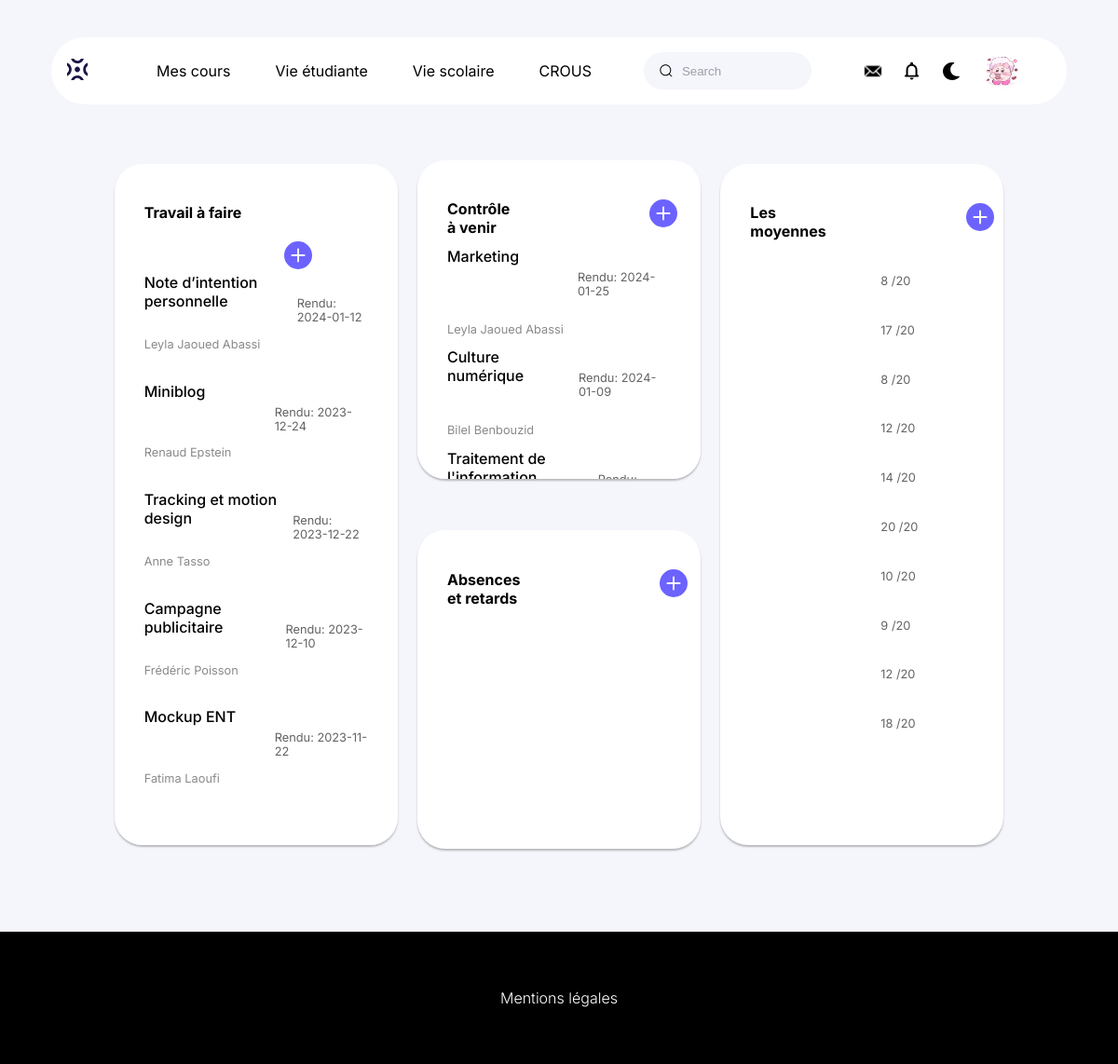
The app's page /vie_scolaire.php (signed in) with its own data.
### tables this page shows
CREATE TABLE IF NOT EXISTS `utilisateurs` (
  `login` varchar(100) NOT NULL,
  `nom` varchar(200) NOT NULL,
  `prenom` varchar(200) NOT NULL,
  `id_utilisateurs` int NOT NULL AUTO_INCREMENT,
  `mot_de_passe` varchar(255) NOT NULL,
  `photoprofil` text NOT NULL,
  `role` varchar(800) NOT NULL,
  `email` varchar(200) NOT NULL,
  `promotion` varchar(100) DEFAULT NULL,
  `bio` varchar(500) DEFAULT NULL,
  PRIMARY KEY (`id_utilisateurs`),
  UNIQUE KEY `nom` (`nom`),
  UNIQUE KEY `prenom` (`prenom`),
  UNIQUE KEY `email` (`email`),
  UNIQUE KEY `login` (`login`)
);

CREATE TABLE IF NOT EXISTS `travail_a_faire` (
  `id_travail` int NOT NULL AUTO_INCREMENT,
  `travail` varchar(225) NOT NULL,
  `date` date NOT NULL,
  `enseignant` varchar(255) NOT NULL,
  `tache_prof` int NOT NULL,
  PRIMARY KEY (`id_travail`)
);

CREATE TABLE IF NOT EXISTS `controle` (
  `controle` varchar(255) NOT NULL,
  `id_controle` int NOT NULL AUTO_INCREMENT,
  `date` date NOT NULL,
  `enseignant` varchar(255) NOT NULL,
  `ext_enseignant` int NOT NULL,
  PRIMARY KEY (`id_controle`)
);

CREATE TABLE IF NOT EXISTS `notes` (
  `notes` varchar(255) NOT NULL,
  `id_note` int NOT NULL AUTO_INCREMENT,
  `matiere` varchar(255) NOT NULL,
  `module` varchar(800) NOT NULL,
  `professeur` varchar(255) NOT NULL,
  `ext_prof` int NOT NULL,
  PRIMARY KEY (`id_note`)
);

### vie_scolaire.php (the view, shortened to what this page needs)
<!DOCTYPE html>
<html lang="fr">
<head>
    <link rel='stylesheet' href='css/style_vie_scolaire.css'>
    <link rel='stylesheet' href='css/style_navigation.css'>
</head>
</head>
<body>
    <header>
        <div class='menu'>
            <a href='accueil.php'><img src='./img/logo.svg' alt="page d'accueil" aria-current="currentpage"></a>
            <nav class='navigation'>
                <ul class='choix'>
                    <li><a href=''>Mes cours</a></li>
                    <li><a href='vie_etudiante.php'>Vie étudiante</a></li>
                    <li><a href='vie_scolaire.php'>Vie scolaire</a></li>
                    <li><a href='page_crous.php'>Crous</a></li>
                </ul>
                <div class='group'>
                    <input class='input' type='search' placeholder='Search' />
                </div>
                <div class='icon-photo'>
                    <img class='logo' src='./img/1-lettre.svg' alt="page d' accueil">
                    <img class='logo' src='./img/1-notif.svg' alt="page d' accueil">
                    <img class='logo' src='./img/1-moon.svg' alt="page d' accueil">
                    <div class='photo-2'>
                        <?php
                        include('connexion.php');
                        if (isset($_SESSION["login"])) {
                            $stmt = $db->prepare('SELECT * FROM utilisateurs WHERE login=:login');
                            $stmt->bindValue(':login', $_SESSION["login"], PDO::PARAM_STR);
                            $stmt->execute();
                            $result = $stmt->fetch(PDO::FETCH_ASSOC);
                            if ($result) {
                                echo "<a href='parametres.php'> <img src='upload/{$result['photoprofil']}' alt='' class='photo-2'></a>";
                            } else {
                                header('Location:index.php?erreur=access_denied');
                            }
                        }
                        ?>
                    </div>
                </div>
            </nav>
        </div>
    </header>
    <?php
    include("connexion.php");
    $requete = "SELECT * FROM travail_a_faire ORDER BY date DESC";
    $stmt = $db->query($requete);
    $results = $stmt->fetchAll(PDO::FETCH_ASSOC);
    ?>
    <div class='container'>
        <div class='bloc-1'>
            <h1>Travail à faire</h1>
            <div class="bouton">
            <a href=""><svg xmlns="http://www.w3.org/2000/svg" width="30" height="30" fill="#6C63FF"
                        class="bi bi-plus-circle-fill" viewBox="0 0 16 16">
                        <path
                            d="M16 8A8 8 0 1 1 0 8a8 8 0 0 1 16 0M8.5 4.5a.5.5 0 0 0-1 0v3h-3a.5.5 0 0 0 0 1h3v3a.5.5 0 0 0 1 0v-3h3a.5.5 0 0 0 0-1h-3z" />
                    </svg></a>
            </div>
            <?php foreach ($results as $result) { ?>
                <div class='matiere-date'>
                    <h2>
                        <?php echo $result['travail']; ?>
                    </h2>
                    <p class='small-date'>
                        <?php echo "Rendu: {$result['date']}"; ?>
                    </p>
                </div>
                <h3>
                    <?php echo $result['enseignant']; ?>
                </h3>
                <br>
            <?php } ?>
        </div>
        <?php
        $requete = "SELECT * FROM controle ORDER BY date DESC ";
        $stmt = $db->query($requete);
        $results = $stmt->fetchAll(PDO::FETCH_ASSOC);
        ?>
        <div class='bloc-2'>
            <div class="bouton">
                <h1>Contrôle à venir</h1>
                <a href=""><svg xmlns="http://www.w3.org/2000/svg" width="30" height="30" fill="#6C63FF"
                        class="bi bi-plus-circle-fill" viewBox="0 0 16 16">
                        <path
                            d="M16 8A8 8 0 1 1 0 8a8 8 0 0 1 16 0M8.5 4.5a.5.5 0 0 0-1 0v3h-3a.5.5 0 0 0 0 1h3v3a.5.5 0 0 0 1 0v-3h3a.5.5 0 0 0 0-1h-3z" />
                    </svg></a>
            </div>
            <?php foreach ($results as $result) { ?>
                <div class='matiere-date'>
                    <h2>
                        <?php echo $result['controle']; ?>
                    </h2>
                    <p class='small-date'>
                        <?php echo "Rendu: {$result['date']}"; ?>
                    </p>
                </div>
                <h3>
                    <?php echo $result['enseignant']; ?>
                </h3>
            <?php } ?>
        </div>
        <div class='bloc-3'>
            <div class="bouton">
                <h1>Absences et retards</h1>
                <a href=""><svg xmlns="http://www.w3.org/2000/svg" width="30" height="30" fill="#6C63FF"
                        class="bi bi-plus-circle-fill" viewBox="0 0 16 16">
                        <path
                            d="M16 8A8 8 0 1 1 0 8a8 8 0 0 1 16 0M8.5 4.5a.5.5 0 0 0-1 0v3h-3a.5.5 0 0 0 0 1h3v3a.5.5 0 0 0 1 0v-3h3a.5.5 0 0 0 0-1h-3z" />
                    </svg></a>
            </div>
        </div>
        <?php
        $requete = "SELECT * FROM notes ORDER BY id_note DESC";
        $stmt = $db->query($requete);
        $results = $stmt->fetchAll(PDO::FETCH_ASSOC);
        ?>
        <div class='bloc-4'>
            <div class="bouton">
                <h1>Les moyennes</h1>
                <a href="ajout_moyenne.php"><svg xmlns="http://www.w3.org/2000/svg" width="  30" height="30"
                        fill="#6C63FF" class="bi bi-plus-circle-fill" viewBox="0 0 16 16">
                        <path
                            d="M16 8A8 8 0 1 1 0 8a8 8 0 0 1 16 0M8.5 4.5a.5.5 0 0 0-1 0v3h-3a.5.5 0 0 0 0 1h3v3a.5.5 0 0 0 1 0v-3h3a.5.5 0 0 0 0-1h-3z" />
                    </svg></a>
            </div>
            <?php foreach ($results as $result) { ?>
                <div class='matiere-date'>
                    <p class='small-date'>
                        <?php echo "{$result['notes']} /20"; ?>
                    </p>
                </div>
            <?php } ?>
        </div>
    </div>
    <footer>
        <a href='mentions_legales.html'>
            <p> Mentions légales </p>
        </a>
    </footer>
</body>
</html>

### css/style_vie_scolaire.css (style rules this page uses)
div[class^="bloc-"] { width: 60vw; overflow-x: hidden; margin: 2rem auto; padding: 2rem 2rem 4rem 2rem; }
.bloc-1 { border-radius: 30px ; background-color: white; grid-column: 1; grid-row: 1/3; box-shadow: 0px 2px 2px 0px rgba(0, 0, 0, 0.25); height: 60vh; overflow-y: auto; }
.matiere-date { display: flex; justify-content: space-between; }
.matiere-date p { font-size: 0.8rem; color: rgb(100, 99, 99); margin-top: 25px; width: 100px; }
.bloc-1 h3 { color: rgb(138, 138, 138); font-size: 0.8rem; font-weight: 400; margin-top: 1px; }
.bloc-2 { grid-column: 2; grid-row: 1; background-color: white; box-shadow: 0px 2px 2px 0px rgba(0, 0, 0, 0.25); border-radius: 30px; padding: 20px; overflow-y: auto; height: 25vh; }
.container h2 { font-size: 1rem; font-weight: 500; }
.container h3 { color: rgb(138, 138, 138); font-size: 0.8rem; font-weight: 400; }
.bloc-3 { background-color: white; box-shadow: 0px 2px 2px 0px rgba(0, 0, 0, 0.25); border-radius: 30px; padding: 20px; grid-column: 2; grid-row: 2; height: 25vh; overflow-y: auto; position: relative; }
.bloc-4 { background-color: white; box-shadow: 0px 2px 2px 0px rgba(0, 0, 0, 0.25); border-radius: 30px; padding: 20px; grid-column: 3; grid-row: 1/3; height: 60vh; overflow-y: auto; position: relative; }
.bouton { display: flex; }
.bouton a { margin-top: 10px; margin-left: 150px; }
@media screen and (min-width: 1024px) { div[class^="bloc-"] { width: 20vw; padding: 2rem; margin: auto; } }
@media screen and (min-width: 1024px) { .container { max-width: 80vw; height: 70vh; margin: 0 auto; display: grid; gap: 1rem; grid-template-columns: repeat(3, 1fr); } }

### css/style_navigation.css (style rules this page uses)
body { margin: 0; background-color: var(--bg); overflow-x: hidden; font-family: 'Inter', sans-serif; }
:root { --main: #ffffff; --black: #000000; --purple: #6C63FF; --bg: #f5f6fb; --grey: #414141; --blue: #1a1545; }
a { text-decoration: none; color: var(--black); transition: 0.5s ease; }
li { list-style-type: none; }
header a { font: 400 1rem "Inter", sans-serif; }
h1, h2 { font-size: 1rem; }
h2 { margin-top: 0; }
.menu { display: flex; align-items: center; justify-content: space-evenly; background-color: var(--main); padding: 10px 0px; margin: 20px 25px; gap: 1rem; border-radius: 55px; }
ul li:nth-child(4) a { text-transform: uppercase; }
ul li:nth-child(1) a { margin-top: 1.5rem; }
.choix, .icon-photo { display: none; }
footer { background-color: #000; text-align: center; padding: 45px 0; margin-top: 70px; }
footer a { color: var(--main); font-weight: 300; }
.group { display: flex; line-height: 28px; align-items: center; position: relative; }
.input { width: 40vw; height: 40px; line-height: 28px; padding: 0 1rem; padding-left: 2.5rem; border: 1px solid transparent; border-radius: 20px; outline: none; background-color: var(--bg); color: var(--black); transition: 0.3s ease; }
.input::placeholder { color: #9e9ea7; }
.icon { position: absolute; left: 1rem; width: 1rem; height: 1rem; }
@media screen and (min-width: 768px) { .menu { margin: 35px 55px; } }
@media screen and (min-width: 1024px) { .navigation { display: flex; gap: 25px; } }
@media screen and (min-width: 1024px) { .menu { margin: 40px 15px; } }
@media screen and (min-width: 1024px) { .choix { display: flex; gap: 3rem; } }
@media screen and (min-width: 1024px) { .input { width: 15vw; } }
@media screen and (min-width: 1024px) { .icon-photo { display: flex; gap: 1.5rem; align-items: center; } }
@media screen and (min-width: 1024px) { .photo-2 { width: 40px; height: 40px; background-color: var(--bg); border-radius: 50%; } }
@media screen and (min-width: 1024px) { .logo { cursor: pointer; height: 20px; } }
@media screen and (min-width: 1080px) { .navigation { gap: 2rem; } }
@media screen and (min-width: 1200px) { .menu { margin: 40px 55px; } }
@media screen and (min-width: 1200px) { .navigation { gap: 3.5rem; } }

### records on screen
utilisateurs: photoprofil (picture)
travail_a_faire: travail "Note d’intention personnelle", date "2024-01-12", enseignant "Leyla Jaoued Abassi"
travail_a_faire: travail "Miniblog", date "2023-12-24", enseignant "Renaud Epstein"
travail_a_faire: travail "Tracking et motion design", date "2023-12-22", enseignant "Anne Tasso"
travail_a_faire: travail "Campagne publicitaire", date "2023-12-10", enseignant "Frédéric Poisson"
travail_a_faire: travail "Mockup ENT", date "2023-11-22", enseignant "Fatima Laoufi"
controle: controle "Marketing", date "2024-01-25", enseignant "Leyla Jaoued Abassi"
controle: controle "Culture numérique", date "2024-01-09", enseignant "Bilel Benbouzid"
controle: controle "Traitement de…"
notes: notes "8"
notes: notes "17"
notes: notes "8"
notes: notes "12"
notes: notes "14"
notes: notes "20"
notes: notes "10"
notes: notes "9"
notes: notes "12"
notes: notes "18"
